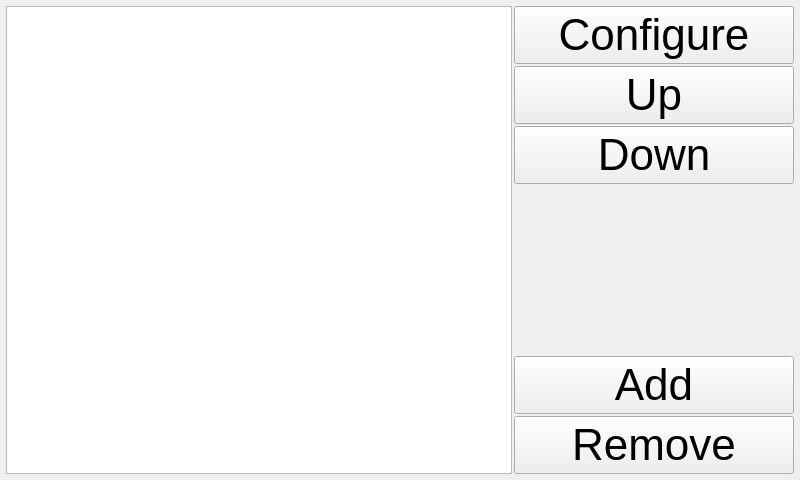
<?xml version="1.0" encoding="UTF-8"?>
<ui version="4.0">
 <class>ChannelsWidget</class>
 <widget class="QWidget" name="ChannelsWidget">
  <property name="geometry">
   <rect>
    <x>0</x>
    <y>0</y>
    <width>800</width>
    <height>480</height>
   </rect>
  </property>
  <property name="windowTitle">
   <string>Channels</string>
  </property>
  <layout class="QVBoxLayout" name="verticalLayout">
   <property name="spacing">
    <number>3</number>
   </property>
   <property name="margin">
    <number>6</number>
   </property>
   <item>
    <layout class="QHBoxLayout" name="horizontalLayout_2">
     <property name="spacing">
      <number>2</number>
     </property>
     <item>
      <widget class="QListView" name="channels">
       <property name="modelColumn">
        <number>0</number>
       </property>
      </widget>
     </item>
     <item>
      <layout class="QVBoxLayout" name="verticalLayout_2">
       <property name="sizeConstraint">
        <enum>QLayout::SetFixedSize</enum>
       </property>
       <property name="topMargin">
        <number>0</number>
       </property>
       <item>
        <widget class="QPushButton" name="configure">
         <property name="minimumSize">
          <size>
           <width>280</width>
           <height>0</height>
          </size>
         </property>
         <property name="font">
          <font>
           <pointsize>33</pointsize>
          </font>
         </property>
         <property name="text">
          <string>Configure</string>
         </property>
         <property name="icon">
          <iconset resource="../rc/icons.qrc">
           <normaloff>:/icons/color_wheel.png</normaloff>:/icons/color_wheel.png</iconset>
         </property>
        </widget>
       </item>
       <item>
        <widget class="QPushButton" name="up">
         <property name="font">
          <font>
           <pointsize>33</pointsize>
          </font>
         </property>
         <property name="text">
          <string>Up</string>
         </property>
         <property name="icon">
          <iconset resource="../rc/icons.qrc">
           <normaloff>:/icons/fontawesome/regular/icons/fontawesome/regular/arrow-alt-circle-up.svg</normaloff>:/icons/fontawesome/regular/icons/fontawesome/regular/arrow-alt-circle-up.svg</iconset>
         </property>
         <property name="iconSize">
          <size>
           <width>25</width>
           <height>25</height>
          </size>
         </property>
        </widget>
       </item>
       <item>
        <widget class="QPushButton" name="down">
         <property name="font">
          <font>
           <pointsize>33</pointsize>
          </font>
         </property>
         <property name="text">
          <string>Down</string>
         </property>
         <property name="icon">
          <iconset resource="../rc/icons.qrc">
           <normaloff>:/icons/fontawesome/regular/icons/fontawesome/regular/arrow-alt-circle-down.svg</normaloff>:/icons/fontawesome/regular/icons/fontawesome/regular/arrow-alt-circle-down.svg</iconset>
         </property>
         <property name="iconSize">
          <size>
           <width>25</width>
           <height>25</height>
          </size>
         </property>
        </widget>
       </item>
       <item>
        <spacer name="verticalSpacer">
         <property name="orientation">
          <enum>Qt::Vertical</enum>
         </property>
         <property name="sizeHint" stdset="0">
          <size>
           <width>20</width>
           <height>40</height>
          </size>
         </property>
        </spacer>
       </item>
       <item>
        <widget class="QPushButton" name="add">
         <property name="font">
          <font>
           <pointsize>33</pointsize>
          </font>
         </property>
         <property name="text">
          <string>Add</string>
         </property>
         <property name="icon">
          <iconset resource="../rc/icons.qrc">
           <normaloff>:/icons/fontawesome/solid/icons/fontawesome/solid/plus.svg</normaloff>:/icons/fontawesome/solid/icons/fontawesome/solid/plus.svg</iconset>
         </property>
         <property name="iconSize">
          <size>
           <width>25</width>
           <height>25</height>
          </size>
         </property>
        </widget>
       </item>
       <item>
        <widget class="QPushButton" name="remove">
         <property name="font">
          <font>
           <pointsize>33</pointsize>
          </font>
         </property>
         <property name="text">
          <string>Remove</string>
         </property>
         <property name="icon">
          <iconset resource="../rc/icons.qrc">
           <normaloff>:/icons/fontawesome/regular/icons/fontawesome/regular/trash-alt.svg</normaloff>:/icons/fontawesome/regular/icons/fontawesome/regular/trash-alt.svg</iconset>
         </property>
         <property name="iconSize">
          <size>
           <width>25</width>
           <height>25</height>
          </size>
         </property>
        </widget>
       </item>
      </layout>
     </item>
    </layout>
   </item>
  </layout>
 </widget>
 <resources>
  <include location="../rc/icons.qrc"/>
 </resources>
 <connections/>
</ui>
